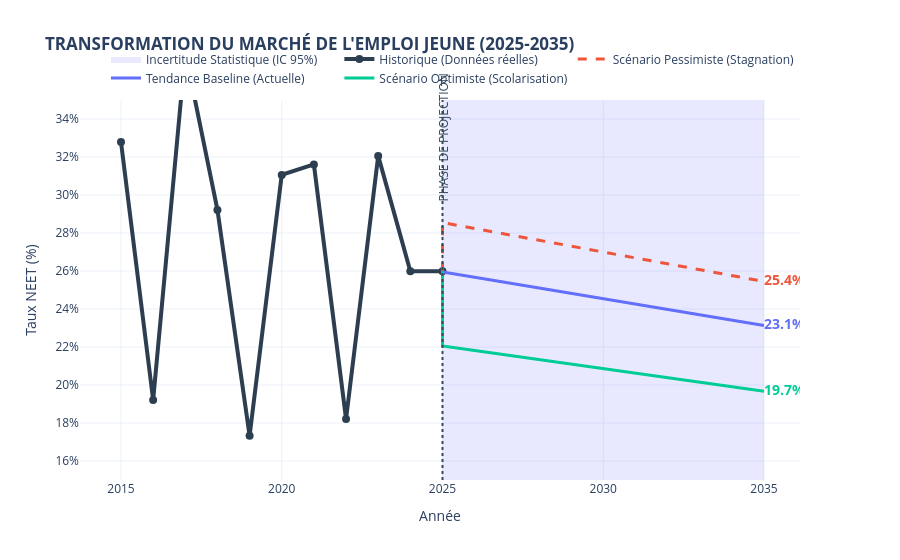

Write notebook code for a chart like this one.
### Code cell
# ── PRÉPARATION DES DONNÉES HISTORIQUES POUR LE GRAPHIQUE ──────
df_hist_plot = df_neet_hist.copy()

# ── B1 & B2 : LE DIAGRAMME REPRÉSENTATIF ────────────────────────
fig = go.Figure()

# 1. Zone d'Incertitude (Confidence Interval)
fig.add_trace(go.Scatter(
    x=pd.concat([df_proj['year'], df_proj['year'][::-1]]),
    y=pd.concat([df_proj['upper'], df_proj['lower'][::-1]]),
    fill='toself',
    fillcolor='rgba(99, 110, 250, 0.15)',
    line=dict(color='rgba(255,255,255,0)'),
    hoverinfo="skip",
    name="Incertitude Statistique (IC 95%)",
))

# 2. Historique (La réalité passée)
fig.add_trace(go.Scatter(
    x=df_hist_plot['year'], y=df_hist_plot['neet_fc'],
    mode='lines+markers',
    name='Historique (Données réelles)',
    line=dict(color='#2c3e50', width=4),
    marker=dict(size=8)
))

# 3. Scénarios Futurs
scenarios = [
    ('rate_pessi', 'Scénario Pessimiste (Stagnation)', '#ef553b', 'dash'),
    ('rate_baseline', 'Tendance Baseline (Actuelle)', '#636efa', 'solid'),
    ('rate_opti', 'Scénario Optimiste (Scolarisation)', '#00cc96', 'solid')
]

for col, label, color, dash in scenarios:
    # On fait partir la ligne de projection du dernier point historique pour la continuité
    proj_x = [df_hist_plot['year'].max()] + df_proj['year'].tolist()
    proj_y = [df_hist_plot['neet_fc'].iloc[-1]] + df_proj[col].tolist()
    
    fig.add_trace(go.Scatter(
        x=proj_x, y=proj_y,
        mode='lines+text',
        name=label,
        line=dict(color=color, width=3, dash=dash),
        text=[None] * (len(proj_x)-1) + [f"<b>{proj_y[-1]:.1%}</b>"],
        textposition="middle right",
        textfont=dict(size=14, color=color)
    ))

# 4. Design & Annotations
fig.update_layout(
    title="<b>TRANSFORMATION DU MARCHÉ DE L'EMPLOI JEUNE (2025-2035)</b><br>",
    xaxis_title="Année",
    yaxis_title="Taux NEET (%)",
    template="plotly_white",
    hovermode="x unified",
    yaxis=dict(tickformat=".0%", range=[0.15, 0.35]),
    legend=dict(orientation="h", yanchor="bottom", y=1.02, xanchor="right", x=1),
    margin=dict(r=100) # Espace pour les étiquettes finales
)

# Ligne de démarcation "Aujourd'hui"
fig.add_vline(x=2025, line_width=2, line_dash="dot", line_color="#34495e")
fig.add_annotation(x=2025, y=0.33, text="PHASE DE PROJECTION", showarrow=False, textangle=-90, font=dict(color="#34495e"))

fig.show()

### Figure 1 — Plotly figure (JSON) as saved in the notebook; plotly's stock layout.template omitted (floating-point values rounded to 4 significant figures)
{"data": [{"fill": "toself", "fillcolor": "rgba(99, 110, 250, 0.15)", "hoverinfo": "skip", "line": {"color": "rgba(255,255,255,0)"}, "name": "Incertitude Statistique (IC 95%)", "type": "scatter", "x": [2025, 2026, 2027, 2028, 2029, 2030, 2031, 2032, 2033, 2034, 2035, 2035, 2034, 2033, 2032, 2031, 2030, 2029, 2028, 2027, 2026, 2025], "y": [0.3828, 0.38, 0.3772, 0.3744, 0.3716, 0.3687, 0.3659, 0.3631, 0.3603, 0.3575, 0.3547, 0.1081, 0.1109, 0.1137, 0.1165, 0.1193, 0.1221, 0.125, 0.1278, 0.1306, 0.1334, 0.1362]}, {"line": {"color": "#2c3e50", "width": 4}, "marker": {"size": 8}, "mode": "lines+markers", "name": "Historique (Données réelles)", "type": "scatter", "x": [2015, 2016, 2017, 2018, 2019, 2020, 2021, 2022, 2023, 2024, 2025], "y": [0.3279, 0.1921, 0.375, 0.2922, 0.1733, 0.3106, 0.3161, 0.1821, 0.3206, 0.2599, 0.2599]}, {"line": {"color": "#ef553b", "dash": "dash", "width": 3}, "mode": "lines+text", "name": "Scénario Pessimiste (Stagnation)", "text": [null, null, null, null, null, null, null, null, null, null, null, "<b>25.4%</b>"], "textfont": {"color": "#ef553b", "size": 14}, "textposition": "middle right", "type": "scatter", "x": [2025, 2025, 2026, 2027, 2028, 2029, 2030, 2031, 2032, 2033, 2034, 2035], "y": [0.2599, 0.2855, 0.2824, 0.2793, 0.2762, 0.2731, 0.27, 0.2669, 0.2638, 0.2607, 0.2576, 0.2545]}, {"line": {"color": "#636efa", "dash": "solid", "width": 3}, "mode": "lines+text", "name": "Tendance Baseline (Actuelle)", "text": [null, null, null, null, null, null, null, null, null, null, null, "<b>23.1%</b>"], "textfont": {"color": "#636efa", "size": 14}, "textposition": "middle right", "type": "scatter", "x": [2025, 2025, 2026, 2027, 2028, 2029, 2030, 2031, 2032, 2033, 2034, 2035], "y": [0.2599, 0.2595, 0.2567, 0.2539, 0.2511, 0.2483, 0.2454, 0.2426, 0.2398, 0.237, 0.2342, 0.2314]}, {"line": {"color": "#00cc96", "dash": "solid", "width": 3}, "mode": "lines+text", "name": "Scénario Optimiste (Scolarisation)", "text": [null, null, null, null, null, null, null, null, null, null, null, "<b>19.7%</b>"], "textfont": {"color": "#00cc96", "size": 14}, "textposition": "middle right", "type": "scatter", "x": [2025, 2025, 2026, 2027, 2028, 2029, 2030, 2031, 2032, 2033, 2034, 2035], "y": [0.2599, 0.2206, 0.2182, 0.2158, 0.2134, 0.211, 0.2086, 0.2062, 0.2038, 0.2014, 0.199, 0.1967]}], "layout": {"annotations": [{"font": {"color": "#34495e"}, "showarrow": false, "text": "PHASE DE PROJECTION", "textangle": -90, "x": 2025, "y": 0.33}], "hovermode": "x unified", "legend": {"orientation": "h", "x": 1, "xanchor": "right", "y": 1.02, "yanchor": "bottom"}, "margin": {"r": 100}, "shapes": [{"line": {"color": "#34495e", "dash": "dot", "width": 2}, "type": "line", "x0": 2025, "x1": 2025, "xref": "x", "y0": 0, "y1": 1, "yref": "y domain"}], "title": {"text": "<b>TRANSFORMATION DU MARCHÉ DE L'EMPLOI JEUNE (2025-2035)</b><br>"}, "xaxis": {"title": {"text": "Année"}}, "yaxis": {"range": [0.15, 0.35], "tickformat": ".0%", "title": {"text": "Taux NEET (%)"}}}}
